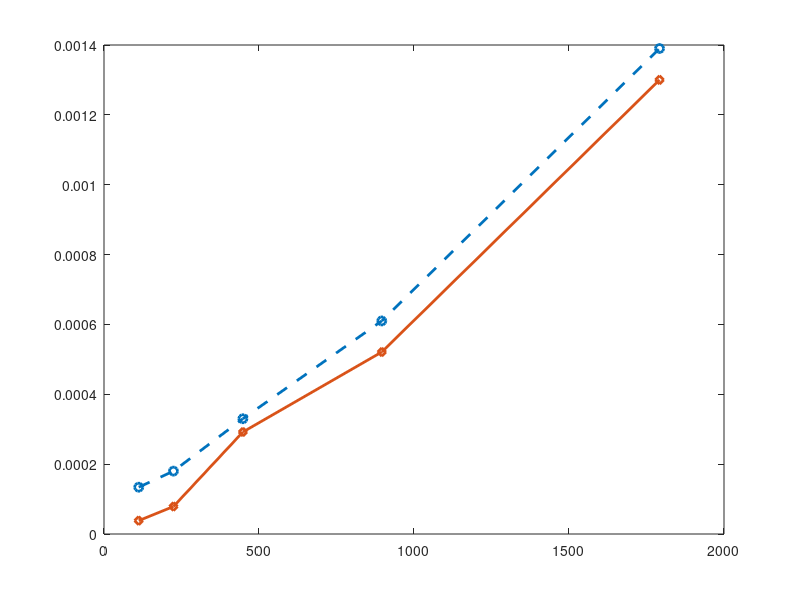

The MATLAB source for this figure: (Note: this script raises an error after producing the figure.)
clear; close all; clc
textSize = 16;
linewid = 1;

epiImpbm = [0.008176168603376135
    0.03475492713706834
    0.23585076204368047
    1.2056362863097871
    7.767176713262286
    ];
kle = [16, 32, 64, 128, 256]*7;
% epiImpis = [0.00016368
%     0.00062245
%     0.0016
%     0.0060
%     0.0224
% ];
epiImpis = [0.00003822
    0.00007866
    0.000292
    0.000521
    0.0013
    ];

epilmpdct = [0.000134
    0.00018
    0.00033
    0.00061
    0.00139
    ];
kleBi = [16, 32, 64, 128, 256]*7;

figure(13)

plot(kleBi, epilmpdct, 'o--', 'LineWidth',2)
hold on
plot(kleBi, epiImpis, 'd-', 'LineWidth',2)
hold on
ax = gca;
ax.YAxis.FontSize = 13;
ax.XAxis.FontSize = 13;
ax.YAxis.FontWeight = 'bold';
ax.XAxis.FontWeight = 'bold';

xlim([0 1900]);
ylim([0 0.002]);
legend('DCT-Quantization','SIM-SKG', 'FontSize',textSize, 'FontWeight','bold', 'Location','northeast')
xlabel('Key Length (bit)', 'FontSize', 15, 'FontWeight','bold')
ylabel('Time (sec.)', 'FontSize',15, 'FontWeight','bold')
grid on

% for i=1:length(epiImpbm)
%     text(kleBi(i),epilmpdct(i),num2str(epilmpdct(i), '%.2g'), 'FontWeight','bold', 'Color', '#0072BD', 'HorizontalAlignment', 'center', 'VerticalAlignment', 'bottom')
%     text(kleBi(i),epiImpis(i),num2str(epiImpis(i), '%.2g'), 'FontWeight','bold', 'Color', '#D95319', 'HorizontalAlignment', 'center', 'VerticalAlignment', 'bottom')
% end

% 创建 text
text('VerticalAlignment','bottom',...
    'HorizontalAlignment','center',...
    'FontWeight','bold',...
    'String','0.0001',...
    'Position',[112 0.000242 1.4210854715202e-14],...
    'Color',[0 0.447058823529412 0.741176470588235]);

% 创建 text
text('VerticalAlignment','bottom',...
    'HorizontalAlignment','center',...
    'FontWeight','bold',...
    'String','3.8e-05',...
    'Position',[112 0.00016422 1.4210854715202e-14],...
    'Color',[0.850980392156863 0.325490196078431 0.0980392156862745]);

% 创建 text
text('VerticalAlignment','bottom',...
    'HorizontalAlignment','center',...
    'FontWeight','bold',...
    'String','0.0002',...
    'Position',[224 0.000372 1.4210854715202e-14],...
    'Color',[0 0.447058823529412 0.741176470588235]);

% 创建 text
text('VerticalAlignment','bottom',...
    'HorizontalAlignment','center',...
    'FontWeight','bold',...
    'String','7.9e-05',...
    'Position',[224 0.00030666 1.4210854715202e-14],...
    'Color',[0.850980392156863 0.325490196078431 0.0980392156862745]);

% 创建 text
text('VerticalAlignment','bottom',...
    'HorizontalAlignment','center',...
    'FontWeight','bold',...
    'String','0.0003',...
    'Position',[443.622119815668 0.00036 1.4210854715202e-14],...
    'Color',[0 0.447058823529412 0.741176470588235]);

% 创建 text
text('VerticalAlignment','bottom',...
    'HorizontalAlignment','center',...
    'FontWeight','bold',...
    'String','0.0003',...
    'Position',[491.778801843318 0.000166 1.4210854715202e-14],...
    'Color',[0.850980392156863 0.325490196078431 0.0980392156862745]);

% 创建 text
text('VerticalAlignment','bottom',...
    'HorizontalAlignment','center',...
    'FontWeight','bold',...
    'String','0.0006',...
    'Position',[865.354838709677 0.000628 1.4210854715202e-14],...
    'Color',[0 0.447058823529412 0.741176470588235]);

% 创建 text
text('VerticalAlignment','bottom',...
    'HorizontalAlignment','center',...
    'FontWeight','bold',...
    'String','0.0005',...
    'Position',[865.354838709677 0.000371 1.4210854715202e-14],...
    'Color',[0.850980392156863 0.325490196078431 0.0980392156862745]);

% 创建 text
text('VerticalAlignment','bottom',...
    'HorizontalAlignment','center',...
    'FontWeight','bold',...
    'String','0.0014',...
    'Position',[1792 0.001414 1.4210854715202e-14],...
    'Color',[0 0.447058823529412 0.741176470588235]);

% 创建 text
text('VerticalAlignment','bottom',...
    'HorizontalAlignment','center',...
    'FontWeight','bold',...
    'String','0.0013',...
    'Position',[1792 0.001138 1.4210854715202e-14],...
    'Color',[0.850980392156863 0.325490196078431 0.0980392156862745]);

print('timeCmplxdct','-depsc')
